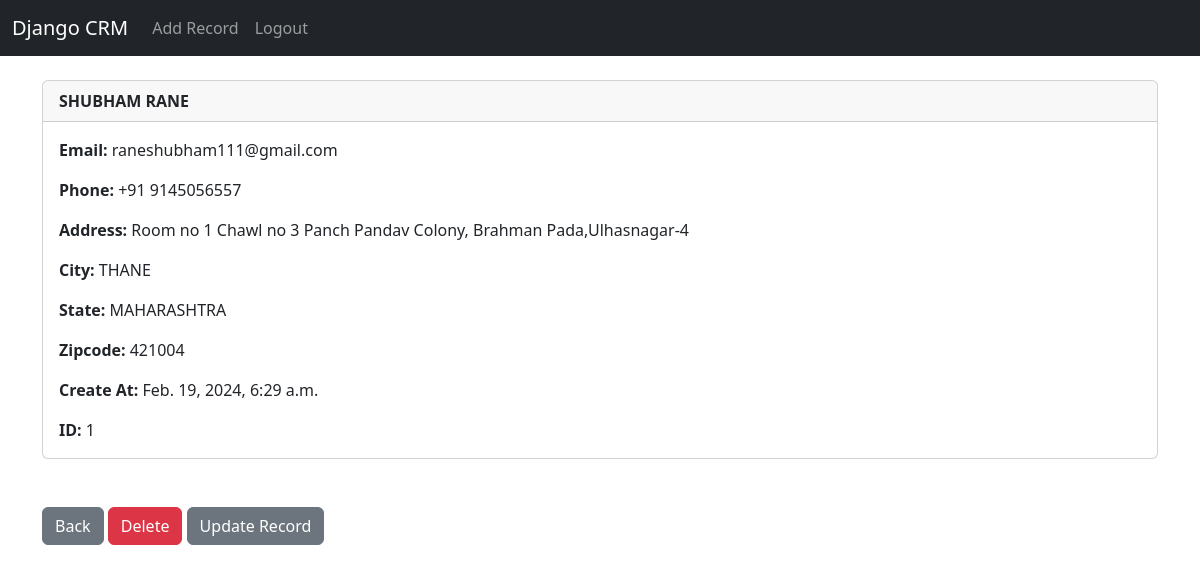
The page /record/1 (signed in) on the database its author committed.
### website/models.py (models this page shows, shortened)
class Record(models.Model):
    created_at = models.DateTimeField(auto_now_add=True)
    first_name = models.CharField(max_length=50)
    last_name = models.CharField(max_length=50)
    email = models.CharField(max_length=100)
    phone =  models.CharField(max_length=15)
    address = models.CharField(max_length=100)
    city = models.CharField(max_length=50)
    state =models.CharField(max_length=50)
    zipcode = models.CharField(max_length=20)

### website/views.py (the view)
# urls.py: path('record/<int:pk>',views.customer_record,name='record'),
def customer_record(request,pk):
    if request.user.is_authenticated:
        customer_record = Record.objects.get(id=pk)
        return render(request, 'record.html', {'customer_record': customer_record})
    else:
        messages.success(request, "You Must Be Logged In To View That Page.... ")
        return redirect ('home')

### website/templates/record.html
{% extends 'base.html' %}
{% block content %}
<div class="card">
  <div class="card-header"><strong>
    	{{ customer_record.first_name }}
		{{ customer_record.last_name }}</strong>
  </div>
  <div class="card-body">
<p class="card-text">
<strong>Email: </strong>{{ customer_record.email }}</p>
<p class="card-text">
<strong>Phone: </strong>{{ customer_record.phone }}
</p>
<p class="card-text">
<strong>Address: </strong>{{ customer_record.address }}</p>
<p class="card-text">
<strong>City: </strong>{{ customer_record.city }}</p>
<p class="card-text">
<strong>State: </strong>{{ customer_record.state }}</p>
<p class="card-text">
<strong>Zipcode: </strong>{{ customer_record.zipcode }}</p>
<p class="card-text">
<strong>Create At: </strong>{{ customer_record.created_at }}</p>
<p class="card-text">
<strong>ID: </strong>{{ customer_record.id }}</p>
  </div>
</div>
<br/><br/>
<a href="{% url 'home' %}" class="btn btn-secondary">Back</a>
<a href="{% url 'delete_record' customer_record.id %}" class="btn btn-danger">Delete</a>
<a href="{% url 'update_record' customer_record.id %}" class="btn btn-secondary">Update Record</a>
{% endblock %}

### rows shown on the page
Record: first_name "SHUBHAM", last_name "RANE", email "raneshubham111@gmail.com", phone "+91 9145056557", address "Room no 1 Chawl no 3 Panch Pandav Colony, Brahman Pada,Ulhasnagar-4", city "THANE", state "MAHARASHTRA", zipcode "421004", created_at "Feb. 19, 2024, 6:29 a.m.", id "1"
